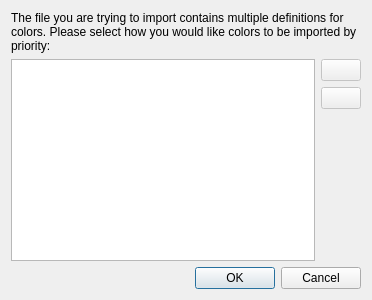
<?xml version="1.0" encoding="UTF-8"?>
<ui version="4.0">
 <class>CxfImportDialogBase</class>
 <widget class="QDialog" name="CxfImportDialogBase">
  <property name="geometry">
   <rect>
    <x>0</x>
    <y>0</y>
    <width>372</width>
    <height>300</height>
   </rect>
  </property>
  <property name="windowTitle">
   <string>CxF Import</string>
  </property>
  <layout class="QVBoxLayout" name="verticalLayout">
   <item>
    <widget class="QLabel" name="label">
     <property name="text">
      <string>The file you are trying to import contains multiple definitions for colors. Please select how you would like colors to be imported by priority:</string>
     </property>
     <property name="textFormat">
      <enum>Qt::PlainText</enum>
     </property>
     <property name="wordWrap">
      <bool>true</bool>
     </property>
    </widget>
   </item>
   <item>
    <layout class="QHBoxLayout" name="horizontalLayout">
     <item>
      <widget class="QListWidget" name="colorspaceListBox"/>
     </item>
     <item>
      <layout class="QVBoxLayout" name="verticalLayout_2">
       <item>
        <widget class="QPushButton" name="buttonUp">
         <property name="enabled">
          <bool>false</bool>
         </property>
         <property name="sizePolicy">
          <sizepolicy hsizetype="Maximum" vsizetype="Fixed">
           <horstretch>0</horstretch>
           <verstretch>0</verstretch>
          </sizepolicy>
         </property>
         <property name="text">
          <string/>
         </property>
        </widget>
       </item>
       <item>
        <widget class="QPushButton" name="buttonDown">
         <property name="enabled">
          <bool>false</bool>
         </property>
         <property name="sizePolicy">
          <sizepolicy hsizetype="Maximum" vsizetype="Fixed">
           <horstretch>0</horstretch>
           <verstretch>0</verstretch>
          </sizepolicy>
         </property>
         <property name="text">
          <string/>
         </property>
        </widget>
       </item>
       <item>
        <spacer name="verticalSpacer">
         <property name="orientation">
          <enum>Qt::Vertical</enum>
         </property>
         <property name="sizeHint" stdset="0">
          <size>
           <width>20</width>
           <height>40</height>
          </size>
         </property>
        </spacer>
       </item>
      </layout>
     </item>
    </layout>
   </item>
   <item>
    <widget class="QDialogButtonBox" name="buttonBox">
     <property name="orientation">
      <enum>Qt::Horizontal</enum>
     </property>
     <property name="standardButtons">
      <set>QDialogButtonBox::Cancel|QDialogButtonBox::Ok</set>
     </property>
    </widget>
   </item>
  </layout>
 </widget>
 <resources/>
 <connections>
  <connection>
   <sender>buttonBox</sender>
   <signal>accepted()</signal>
   <receiver>CxfImportDialogBase</receiver>
   <slot>accept()</slot>
   <hints>
    <hint type="sourcelabel">
     <x>248</x>
     <y>254</y>
    </hint>
    <hint type="destinationlabel">
     <x>157</x>
     <y>274</y>
    </hint>
   </hints>
  </connection>
  <connection>
   <sender>buttonBox</sender>
   <signal>rejected()</signal>
   <receiver>CxfImportDialogBase</receiver>
   <slot>reject()</slot>
   <hints>
    <hint type="sourcelabel">
     <x>316</x>
     <y>260</y>
    </hint>
    <hint type="destinationlabel">
     <x>286</x>
     <y>274</y>
    </hint>
   </hints>
  </connection>
 </connections>
</ui>
